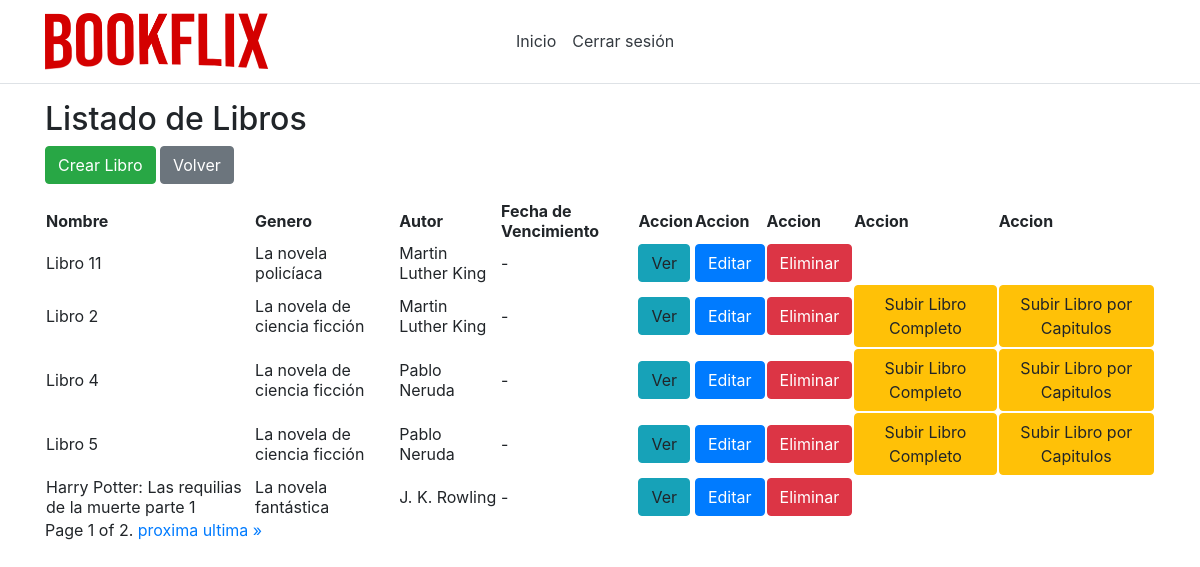
Before: /listBooks/ (signed in) with the older database file.
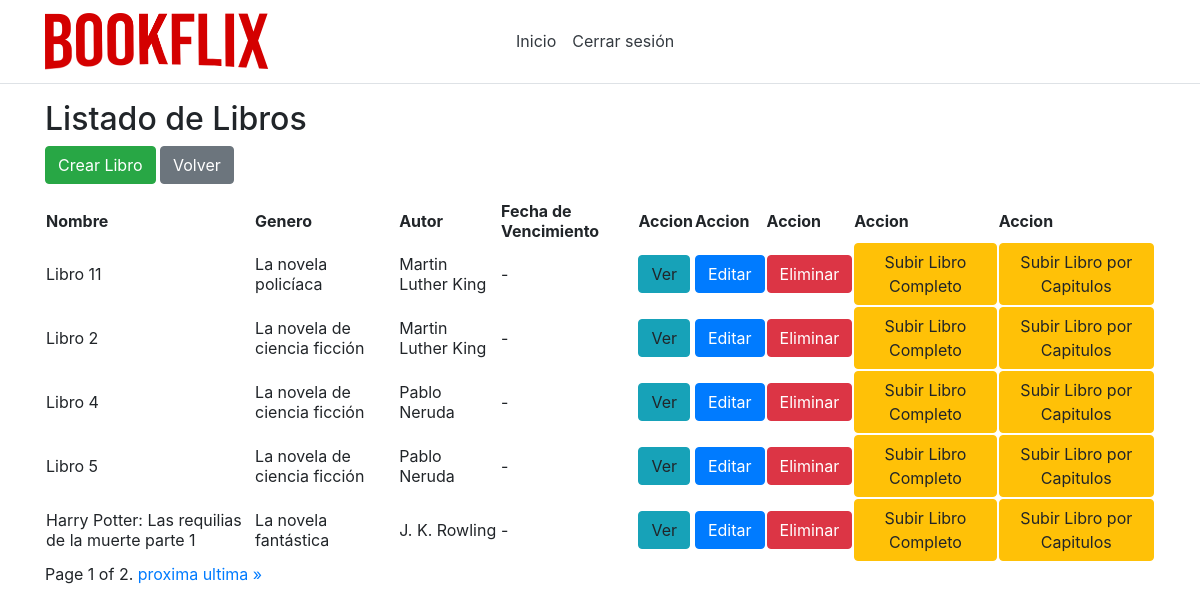
After: the same page with the newer database file.
### app/models.py (models this page shows, shortened)
class Libro(models.Model):
    id = models.AutoField(primary_key=True)
    nombre = models.CharField(max_length=50,unique=True)
    isbn = models.IntegerField(unique=True)
    idAutor = models.ForeignKey(Autor,on_delete=models.CASCADE,null=True,blank=True)
    idGenero = models.ForeignKey(Genero,on_delete=models.CASCADE,null=True,blank=True)
    idEditorial = models.ForeignKey(Editorial,on_delete=models.CASCADE,null=True,blank=True)
    descripcion = models.CharField(max_length=1000)
    foto = models.ImageField(upload_to='images/',null=True,blank=True)
    vistos = models.IntegerField(null=True, default=0)
    ultimoCapitulo = models.BooleanField(default=False)
    fechaLanzamientoFinal = models.DateField(null=True)
    fechaVencimientoFinal = models.DateField(null=True)

class Genero(models.Model):
    id = models.AutoField(primary_key=True)
    nombre = models.CharField(max_length=50,unique=True)
    def __str__(self):
        return self.nombre

class Autor(models.Model):
    id = models.AutoField(primary_key=True)
    nombre = models.CharField(max_length=50,unique=True)
    def __str__(self):
        return self.nombre

### app/views.py (the view)
# urls.py: path('listBooks/', views.listBooks),
def listBooks(request):
    libros = Libro.objects.all().order_by('vistos')
    capitulos = Capitulo.objects.all()
    paginator = Paginator(libros, 5)
    page_number = request.GET.get('page')
    page_obj = paginator.get_page(page_number)
    return render(request, "shared/listOfBooks.html", {'libros': page_obj, 'capitulos': capitulos})

### app/models.py (called while the page is built)
    @property
    def is_active(self):
        return self.active

    @property
    def is_superuser(self):
        return self.superuser

### app/templates/shared/listOfBooks.html (shortened to what this page needs)
{% extends 'default/layout.html' %}
{% block admin %}
<h2>Listado de Libros</h2>
<div class="btn-group" role="group" aria-label="Basic example">
<form method="get" action="/createBook">
    <button class="btn btn-success" type="submit">Crear Libro</button>
  </form>
<form method="get" action="/inicio">
    <button class="btn btn-secondary" type="submit">Volver</button>
</form>
</div>
<table>
    <thead>
        <tr>
            <th>Nombre</th>
            <th>Genero</th>
            <th>Autor</th>
            <th>Fecha de Vencimiento</th>
            <th>Accion</th>
            <th>Accion</th>
            <th>Accion</th>
            <th>Accion</th>
            <th>Accion</th>
        </tr>
    </thead>
    <tbody>
        {% for libro in libros %}
        <tr>
            <td>{{ libro.nombre }}</td>
            <td>{{ libro.idGenero }}</td>
            <td>{{ libro.idAutor }}</td>
            <td>-</td>
            <td><a class="btn btn-info" role="button" >Ver</a></td>
            <td><a class="btn btn-primary" role="button" href="/editBook/{{ libro.id }}">Editar</a></td>
            <td><a class="btn btn-danger" role="button" href="/deleteBook/{{ libro.id }}" onClick="return confirm('¿Seguro que quieres borrar a {{libro.nombre}}?');" >Eliminar</a></td>
            {% if not libro.ultimoCapitulo %}
            <td><a class="btn btn-warning" role="button" href="/loadLibroCompleto/{{ libro.id }}">Subir Libro Completo</a></td>
            <td><a class="btn btn-warning" role="button" href="/loadLibroEnCapitulos/{{ libro.id }}">Subir Libro por Capitulos</a></td>
            {% endif %}
        </tr>
        {% endfor %}
    </tbody>
</table>
<div class="pagination">
    <span class="step-links">
        <span class="current">
            Page {{ libros.number }} of {{ libros.paginator.num_pages }}.
        </span>
        {% if libros.has_next %}
            <a href="?page={{ libros.next_page_number }}">proxima</a>
            <a href="?page={{ libros.paginator.num_pages }}">ultima &raquo;</a>
        {% endif %}
    </span>
</div>
{% endblock %}

Changed rows visible on the page:
changed Libro "Libro 11": now shows "Subir Libro Completo Subir Libro por Capitulos"
changed Libro "Harry Potter: Las requilias de la muerte parte 1": now shows "Subir Libro Completo Subir Libro por Capitulos"
